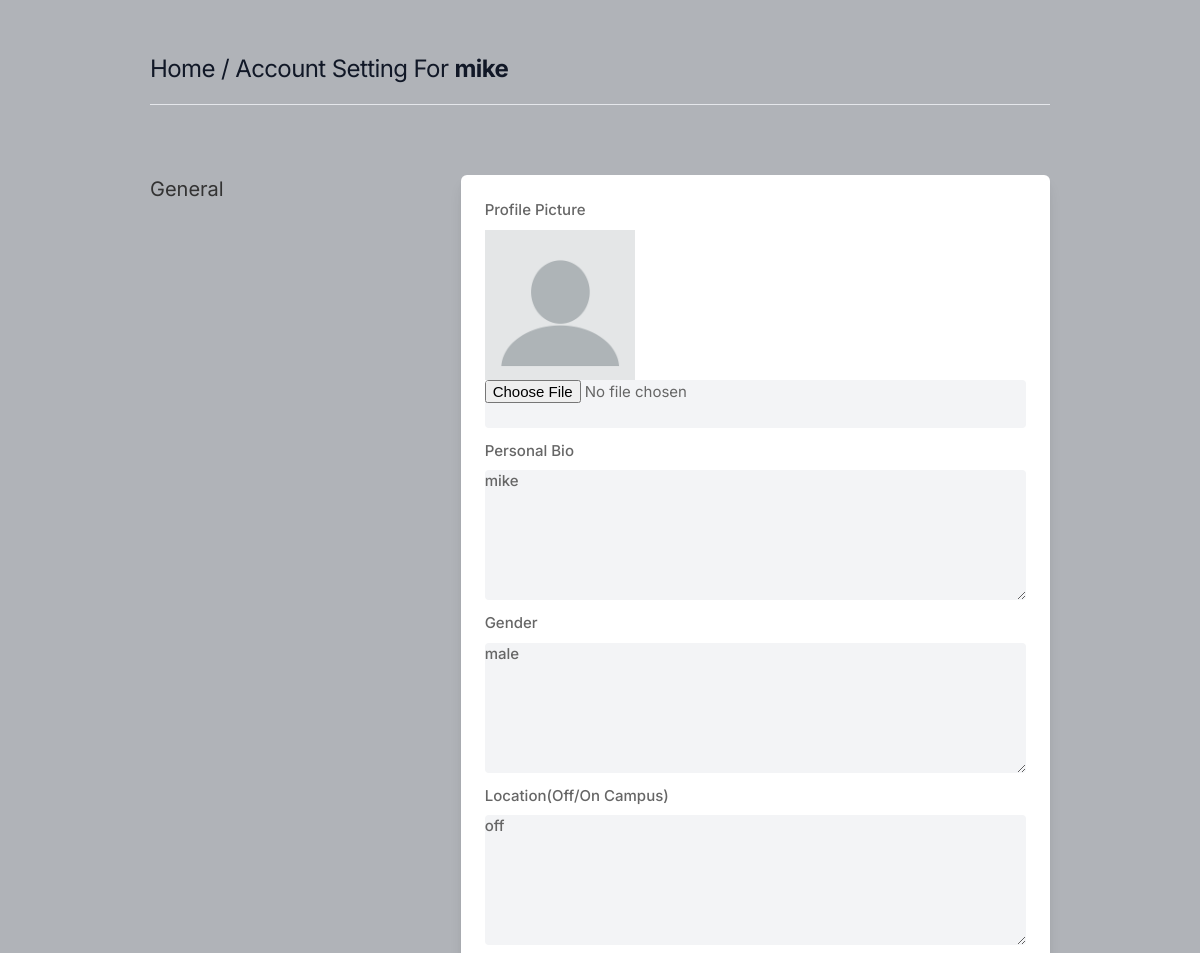
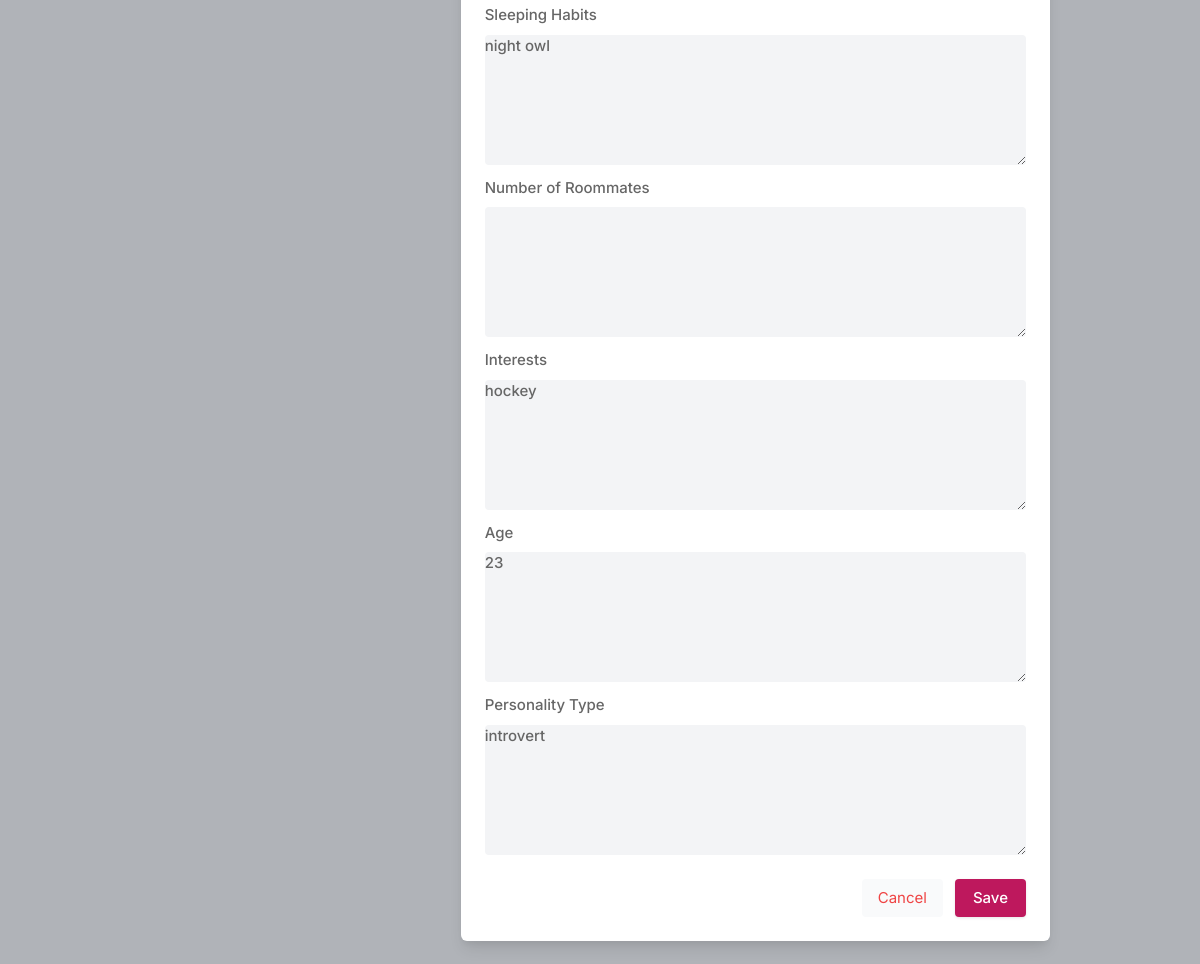
Screenshot of /settings (signed in) with the database file from the repository (2 pictures, top to bottom).
### core/models.py (models this page shows, shortened)
class Profile(models.Model):
    user = models.ForeignKey(User, on_delete=models.CASCADE)
    id_user = models.IntegerField()
    bio = models.TextField(blank=True)
    gender = models.TextField(blank=True)
    location = models.TextField(blank=True)
    profileimg = models.ImageField(upload_to='profile_images', default='blank-profile-picture.png')
    age = models.TextField(blank=True)
    sleeping_habits = models.TextField(blank=True)
    number_of_roommates = models.TextField(blank=True)
    personality_types = models.TextField(blank=True)
    interests = models.TextField(blank=True)

### core/views.py (the view, shortened to what this page needs)
# urls.py: path('settings', views.settings, name='settings'),
@login_required(login_url='signin')
def settings(request):
    user_profile = Profile.objects.get(user=request.user)
    return render(request, 'setting.html', {'user_profile': user_profile})

### templates/setting.html (shortened to what this page needs)
{% load static %}
<!DOCTYPE html>
<html lang="en">
<head>
    <link rel="stylesheet" href="{% static 'assets/css/icons.css' %}">
    <link rel="stylesheet" href="{% static 'assets/css/uikit.css' %}">
    <link rel="stylesheet" href="{% static 'assets/css/style.css' %}">
    <link rel="stylesheet" href="{% static 'assets/css/tailwind.css' %}">
</head>
<body>
            <div class="container m-auto">
                <h1 class="text-2xl leading-none text-gray-900 tracking-tight mt-3"><a href="/">Home / Account Setting For <b>{{user.username}}</b></a> </h1>
                <br>
                <hr>
                <br>
                <div class="grid lg:grid-cols-3 mt-12 gap-8">
                    <div>
                        <h3 class="text-xl mb-2">General</h3>
                    </div>
                    <div class="bg-white rounded-md lg:shadow-lg shadow col-span-2">
                        <form action="" method="POST" enctype="multipart/form-data">
                       <div class="grid grid-cols-2 gap-3 lg:p-6 p-4">
                           <div class="col-span-2">
                                <label for="about">Profile Picture</label>
                                <img width="150" height="150" src="{{user_profile.profileimg.url}}"/>
                                <input type="file" name="image" value=""  class="shadow-none bg-gray-100" placeholder="">
                            </div>
                            <div class="col-span-2">
                                <label for="bio">Personal Bio</label>
                                <textarea id="bio" name="bio" rows="3"  class="shadow-none bg-gray-100">{{user_profile.bio}}</textarea>
                            </div>
                           <div class="col-span-2">
                                <label for="about">Gender</label>
                                <textarea id="gender" name="gender" rows="3" class="shadow-none bg-gray-100">{{user_profile.gender}}</textarea>
                            </div>
                           <div class="col-span-2">
                                <label for="about">Location(Off/On Campus)</label>
                                <textarea id="location" name="location" rows="3" class="shadow-none bg-gray-100">{{user_profile.location}}</textarea>
                            </div>
                           <div class="col-span-2">
                                <label for="about">Sleeping Habits</label>
                                <textarea id="sleeping_habits" name="sleeping_habits" rows="3" class="shadow-none bg-gray-100">{{user_profile.sleeping_habits}}</textarea>
                            </div>
                           <div class="col-span-2">
                                <label for="about">Number of Roommates</label>
                                <textarea id="number_of_roommates" name="number_of_roommates" rows="3" class="shadow-none bg-gray-100">{{user_profile.number_of_roommates}}</textarea>
                            </div>
                           <div class="col-span-2">
                                <label for="about">Interests</label>
                                <textarea id="interests" name="interests" rows="3" class="shadow-none bg-gray-100">{{user_profile.interests}}</textarea>
                            </div>
                           <div class="col-span-2">
                                <label for="about">Age</label>
                                <textarea id="age" name="age" rows="3" class="shadow-none bg-gray-100">{{user_profile.age}}</textarea>
                            </div>
                           <div class="col-span-2">
                                <label for="about">Personality Type</label>
                                <textarea id="personality_types" name="personality_types" rows="3" class="shadow-none bg-gray-100">{{user_profile.personality_types}}</textarea>
                            </div>
                       </div>
                       <div class="bg-gray-10 p-6 pt-0 flex justify-end space-x-3">
                           <button class="p-2 px-4 rounded bg-gray-50 text-red-500"><a href="/"> Cancel</a></button>
                           <button type="submit" class="button bg-blue-700"> Save </button>
                       </div>
                        </form>
                    </div>
                    </div>
                    <br>
                </div>
</body>
</html>

### static/assets/css/style.css (style rules this page uses)
body { background-color: #B0B3B8!important; }
button { vertical-align: middle; }
span.button, button.button { background-color: #be185d; top: 0; color: #fff; position: relative; padding: 8px 18px; line-height: 22px; position: relative; font-weight: 500; font-size: 15px; display: inline-block; -webkit-transition: all 0.2s ease-in-out; transition: all 0.2s ease-in-out; cursor: pointer; overflow: hidden; border: none; border-radius: 4px; -webkit-box-shadow: 0 1px 3px rgba(0, 0, 0, 0.1); box-shadow: 0 1px 3px rgba(0, 0, 0, 0.1); }
input { height: 48px; line-height: 48px; padding: 0 20px; outline: none; font-size: 15px; color: #808080; max-width: 100%; width: 100%; -webkit-box-sizing: border-box; box-sizing: border-box; display: block; font-weight: 400; opacity: 1; border-radius: 4px; border: none; -webkit-box-shadow: 0 1px 4px 0px rgba(0, 0, 0, 0.12); box-shadow: 0 1px 4px 0px rgba(0, 0, 0, 0.12); }
textarea { height: 48px; line-height: 48px; padding: 0 20px; outline: none; font-size: 15px; color: #808080; margin: 0 0 16px 0; max-width: 100%; width: 100%; -webkit-box-sizing: border-box; box-sizing: border-box; display: block; background-color: #fff; font-weight: 500; opacity: 1; border-radius: 4px; border: none; -webkit-box-shadow: 0 1px 4px 0px rgba(0, 0, 0, 0.12); box-shadow: 0 1px 4px 0px rgba(0, 0, 0, 0.12); }
input { -webkit-transition: all 0.1s ease-in-out; transition: all 0.1s ease-in-out; }
::placeholder { color: #808080; opacity: 1; }
textarea { height: auto; line-height: 27px; padding: 20px; min-height: 130px; -webkit-transition: none !important; transition: none !important; min-width: 100%; }
label, legend { display: block; font-weight: bold; font-size: 15px; font-weight: 500; margin-bottom: 8px; }
button { border: none; margin: 0; padding: 0; width: auto; overflow: visible; background: transparent; color: inherit; font: inherit; line-height: normal; cursor: pointer; }
a { color: #be185d; -webkit-transition: 0.3s; transition: 0.3s; outline: none !important; }
button { outline: none !important; }
img { max-width: 100%; }
body { color: #666; font-size: 15px; line-height: 27px; background-color: #f0f2f5; font-family: "Inter", sans-serif; text-transform: none; }
h1, h2, h3, h4, h5, h6 { font-family: "Inter", sans-serif; text-transform: none; }
textarea, select { font-family: "Inter", sans-serif; text-transform: none; }
button, body .pac-container { font-family: "Inter", sans-serif; text-transform: none; }
h1, h2, h3, h4, h5, h6 { color: #333; font-weight: 500; margin: 0; padding: 0; }
h1 { font-size: 32px; }
h3 { font-size: 22px; }
b, strong { font-weight: 700 !important; }
@media (min-width: 1024px) { .container { max-width: 900px !important; padding-top: 45px; } }
.shadow-none { -webkit-box-shadow: none !important; box-shadow: none !important; }

### rows the page displays
Profile: profileimg (placeholder picture), bio "mike", gender "male", location "off", sleeping_habits "night owl", interests "hockey", age "23", personality_types "introvert"

### other values shown
{{ user.username }} "mike"
